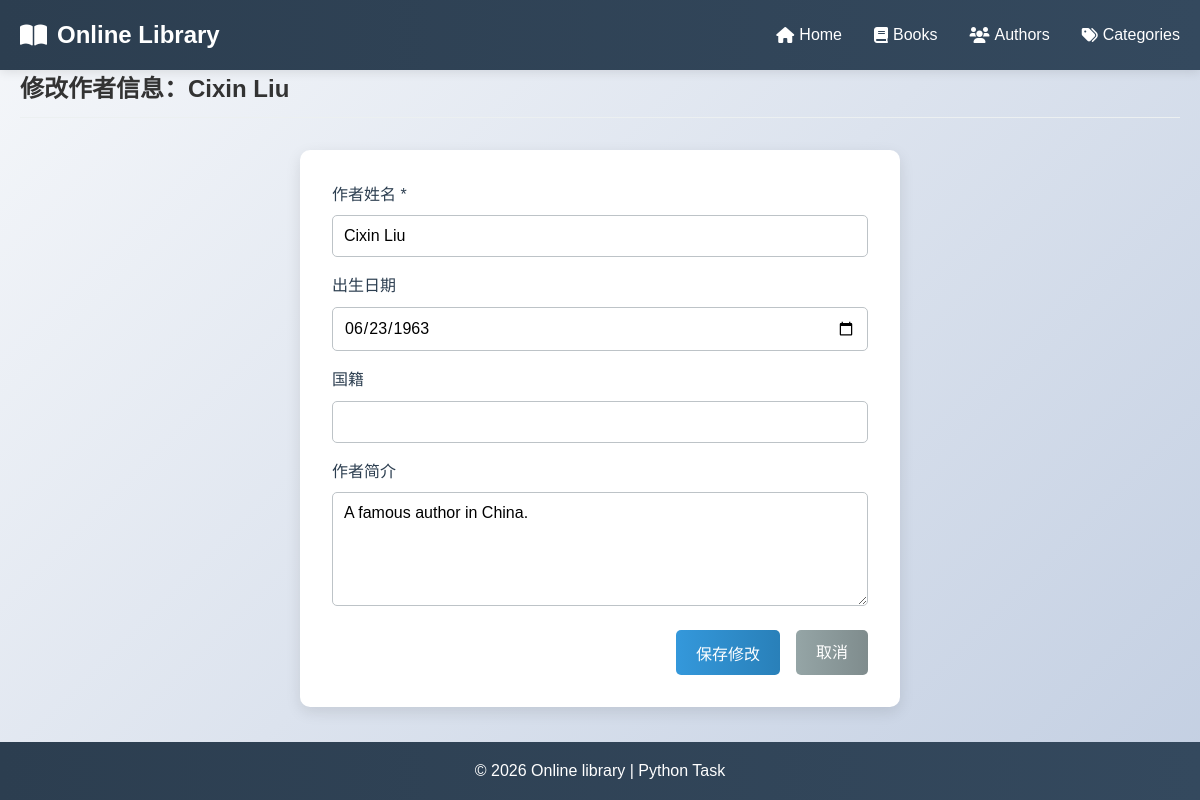
The page /edit-author/1 on the database its author committed.
### models.py (models this page shows, shortened)
class Author(db.Model):
    id = db.Column(db.Integer, primary_key=True)
    name = db.Column(db.String(100), nullable=False)
    birth_date = db.Column(db.Date)
    nationality_id = db.Column(db.Integer, db.ForeignKey('language.id'), nullable=False)
    is_alive = db.Column(db.Boolean, default=True)
    biography = db.Column(db.Text)
    books = db.relationship('Book', backref='author', lazy=True)

### app.py (the view, shortened to what this page needs)
@app.route('/edit-author/<int:author_id>', methods=['GET', 'POST'])
def edit_author(author_id):
    author = Author.query.get_or_404(author_id)
    return render_template('edit_author.html', author=author)

### templates/edit_author.html
{% extends "base.html" %}
{% block content %}
<section class="page-header">
    <h1>修改作者信息：{{ author.name }}</h1>
</section>
<form method="POST" class="add-book-form" style="max-width: 600px; margin: 0 auto;">
    <div class="form-section">
        <div class="form-group">
            <label for="name">作者姓名 *</label>
            <input type="text" id="name" name="name" value="{{ author.name }}" required>
        </div>
        <div class="form-group">
            <label for="birth_date">出生日期</label>
            <input type="date" id="birth_date" name="birth_date" value="{{ author.birth_date }}">
        </div>
        <div class="form-group">
            <label for="country">国籍</label>
            <input type="text" id="country" name="country" value="{{ author.country or '' }}">
        </div>
        <div class="form-group">
            <label for="biography">作者简介</label>
            <textarea id="biography" name="biography" rows="5">{{ author.biography }}</textarea>
        </div>
    </div>
    <div class="form-actions">
        <button type="submit" class="btn btn-primary">保存修改</button>
        <a href="{{ url_for('list_authors') }}" class="btn btn-secondary">取消</a>
    </div>
</form>
{% endblock %}

### static/css/style.css (style rules this page uses)
* { margin: 0; padding: 0; box-sizing: border-box; }
body { font-family: 'Noto Sans SC', sans-serif; line-height: 1.6; color: #333; background: linear-gradient(135deg, #f5f7fa 0%, #c3cfe2 100%); min-height: 100vh; }
.page-header { display: flex; justify-content: space-between; align-items: center; margin-bottom: 2rem; padding-bottom: 0.5rem; border-bottom: 1px solid #ecf0f1; }
.btn { display: inline-block; padding: 10px 20px; border: none; border-radius: 5px; text-decoration: none; font-weight: 500; cursor: pointer; transition: all 0.3s ease; font-family: inherit; font-size: 1rem; }
.btn-primary { background: linear-gradient(90deg, #3498db 0%, #2980b9 100%); color: white; }
.btn-secondary { background: linear-gradient(90deg, #95a5a6 0%, #7f8c8d 100%); color: white; }
.add-book-form { background: white; padding: 2rem; border-radius: 10px; box-shadow: 0 5px 15px rgba(0, 0, 0, 0.1); }
.form-group { margin-bottom: 1rem; }
.form-group label { display: block; margin-bottom: 0.5rem; font-weight: 500; color: #2c3e50; }
.form-group input, .form-group select, .form-group textarea { width: 100%; padding: 10px; border: 1px solid #bdc3c7; border-radius: 5px; font-family: inherit; font-size: 1rem; transition: border-color 0.3s ease; }
.form-group input, .form-group textarea { padding: 11px !important; }
.form-group textarea { resize: vertical; }
.form-actions { display: flex; gap: 1rem; justify-content: flex-end; }

### rows shown on the page
Author: name "Cixin Liu", birth_date "06/23/1963", biography "A famous author in China."
